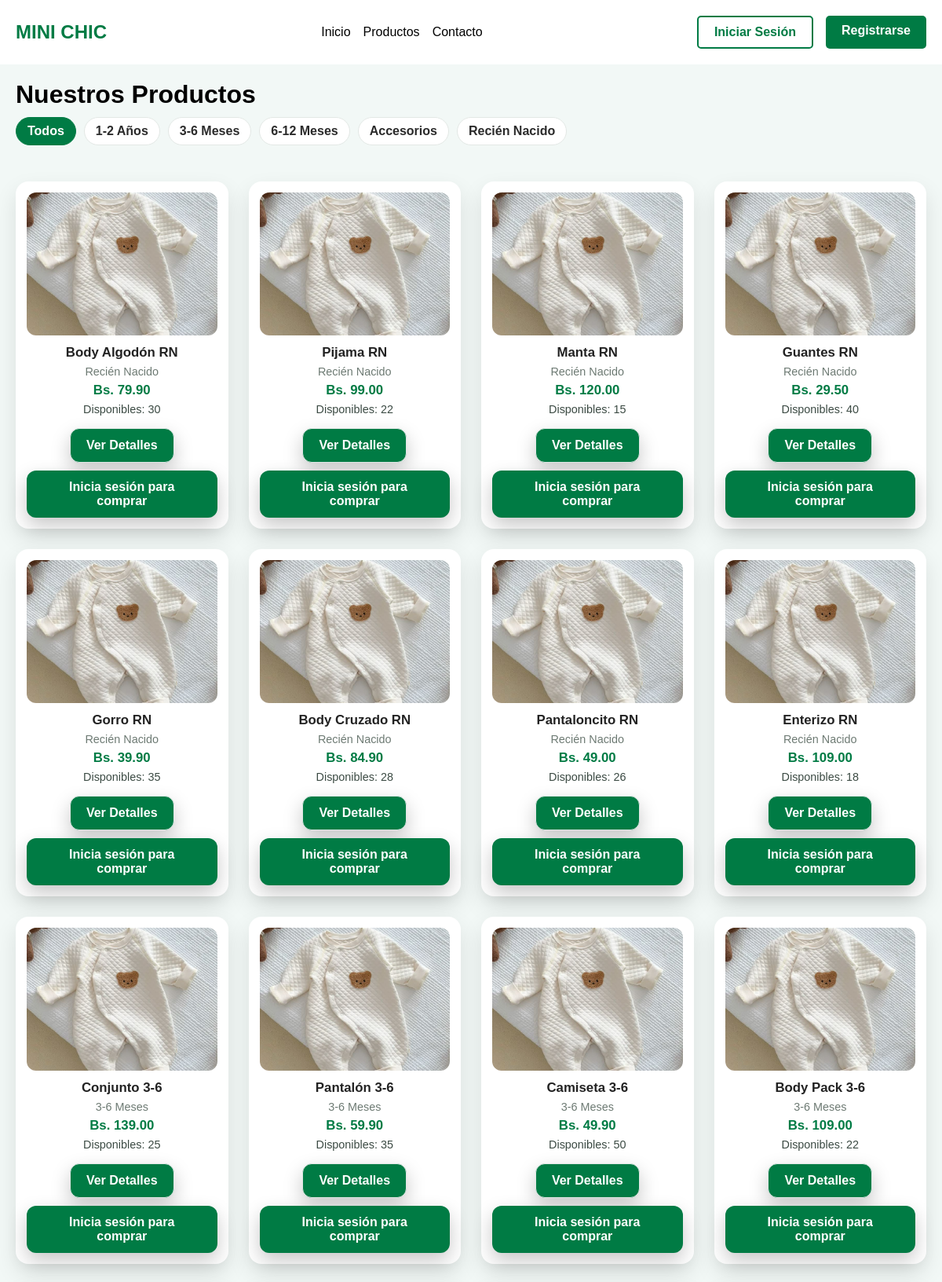
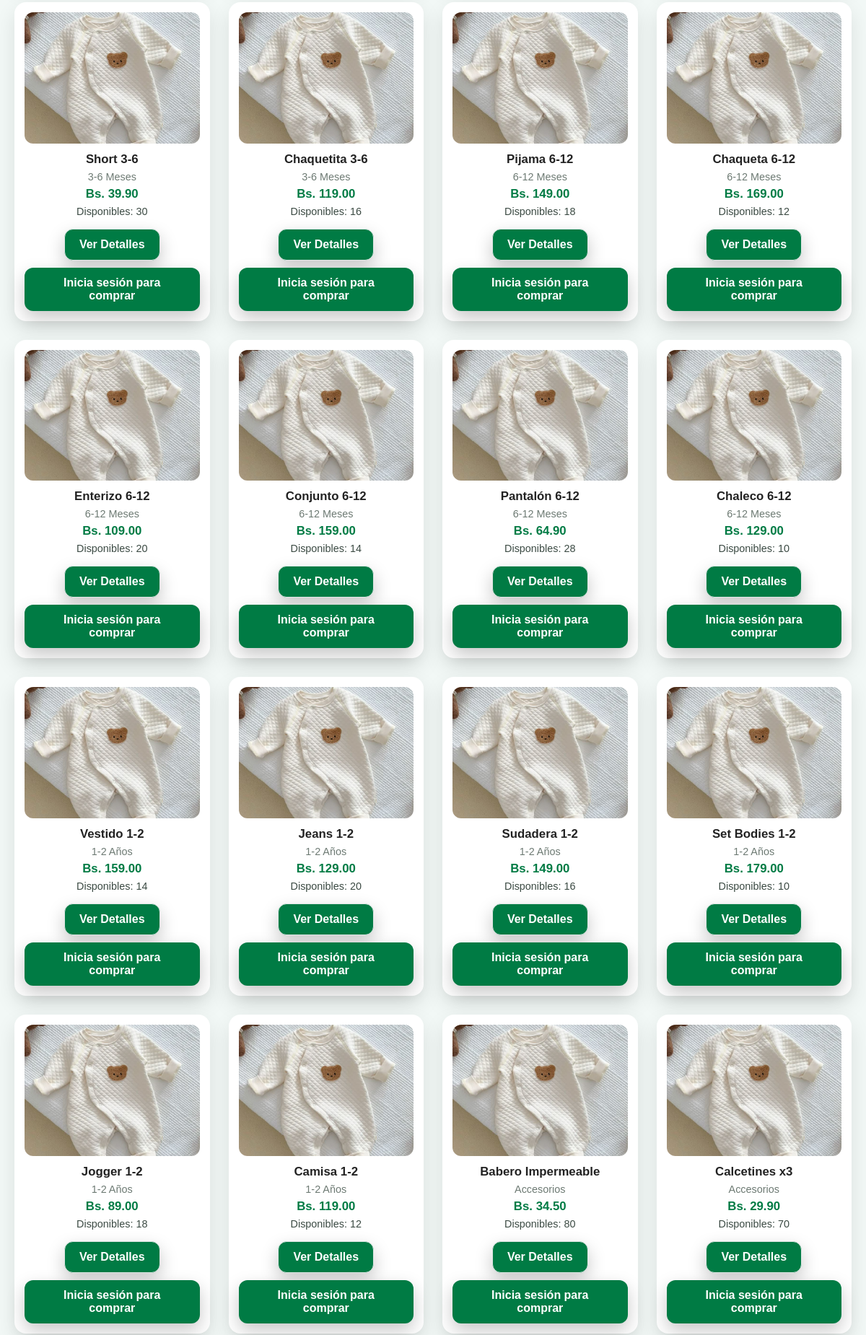
The page /productos.php (upper part) on the database its author committed (2 pictures, top to bottom).
### tables this page shows
CREATE TABLE categorias (
    id INT AUTO_INCREMENT PRIMARY KEY,
    nombre VARCHAR(50) NOT NULL,
    descripcion TEXT
);

CREATE TABLE productos (
    id INT AUTO_INCREMENT PRIMARY KEY,
    nombre VARCHAR(100) NOT NULL,
    descripcion TEXT NOT NULL,
    precio DECIMAL(10,2) NOT NULL,
    categoria_id INT,
    imagen VARCHAR(255),
    stock INT DEFAULT 0,
    activo BOOLEAN DEFAULT TRUE,
    destacado BOOLEAN DEFAULT FALSE,   
    fecha_creacion TIMESTAMP DEFAULT CURRENT_TIMESTAMP,
    FOREIGN KEY (categoria_id) REFERENCES categorias(id)
);

### includes/functions.php (called while the page is built, shortened)
<?php
function formatPrice($price) {
    return 'Bs. ' . number_format($price, 2);
}
?>

### config/session.php (called while the page is built, shortened)
<?php
function isLoggedIn() {
    return isset($_SESSION['usuario_id']);
}
?>

### productos.php (the view, shortened to what this page needs)
<?php
require_once 'config/database.php';
require_once 'config/session.php';
require_once 'includes/functions.php';
$categoria_filtro = isset($_GET['categoria']) ? $_GET['categoria'] : '';
$where_clause = "WHERE p.activo = 1";
$sql = "SELECT p.*, c.nombre as categoria_nombre
        FROM productos p
        LEFT JOIN categorias c ON p.categoria_id = c.id
        $where_clause
        ORDER BY p.fecha_creacion DESC";
$stmt = $pdo->prepare($sql);
$stmt->execute();
$productos = $stmt->fetchAll();
$stmt_cat = $pdo->query("SELECT * FROM categorias ORDER BY nombre");
$categorias = $stmt_cat->fetchAll();
include 'includes/header.php';
?>
<link rel="stylesheet" href="assets/css/lista-productos.css">
<link rel="stylesheet" href="assets/css/global.css">
<main>
    <div class="container">
        <h1>Nuestros Productos</h1>
        <div class="filters">
            <a href="productos.php" class="filter-btn <?php echo !$categoria_filtro ? 'active' : ''; ?>">
                Todos
            </a>
            <?php foreach ($categorias as $categoria): ?>
                <a href="productos.php?categoria=<?php echo $categoria['id']; ?>"
                    class="filter-btn <?php echo $categoria_filtro == $categoria['id'] ? 'active' : ''; ?>">
                    <?php echo htmlspecialchars($categoria['nombre']); ?>
                </a>
            <?php endforeach; ?>
        </div>
        <div class="products-grid">
            <?php foreach ($productos as $producto): ?>
                <div class="product-card">
                    <img src="public/<?php echo $producto['imagen']; ?>"
                        alt="<?php echo htmlspecialchars($producto['nombre']); ?>">
                    <div class="product-info">
                        <h3><?php echo htmlspecialchars($producto['nombre']); ?></h3>
                        <p class="category"><?php echo htmlspecialchars($producto['categoria_nombre']); ?></p>
                        <p class="price"><?php echo formatPrice($producto['precio']); ?></p>
                        <p class="stock <?php echo ($producto['stock'] <= 5 && $producto['stock'] > 0) ? 'low-stock' : ''; ?>">
                            <?php
                            if ($producto['stock'] > 0) {
                                echo 'Disponibles: ' . $producto['stock'];
                            } else {
                                echo '<span class="out-of-stock">Agotado</span>';
                            }
                            ?>
                        </p>
                        <div class="product-actions">
                            <a href="producto_detalle.php?id=<?php echo $producto['id']; ?>"
                                class="btn btn-secondary">Ver Detalles</a>
                            <?php if (isLoggedIn()): ?>
                                <?php if ($producto['stock'] > 0): ?>
                                    <a href="agregar_al_carrito.php?id=<?php echo $producto['id']; ?>"
                                        class="btn btn-primary">
                                        <i class="fas fa-cart-plus"></i> Agregar
                                    </a>
                                <?php else: ?>
                                    <button class="btn btn-primary" disabled>Agotado</button>
                                <?php endif; ?>
                            <?php else: ?>
                                <a href="login.php" class="btn btn-primary">Inicia sesión para comprar</a>
                            <?php endif; ?>
                        </div>
                    </div>
                </div>
            <?php endforeach; ?>
        </div>
    </div>
</main>
<?php include 'includes/footer.php'; ?>

### assets/css/global.css (style rules this page uses)
* { margin: 0; padding: 0; box-sizing: border-box; font-family: sans-serif; }
.container { max-width: 1300px; margin: 0 auto; padding: 0 20px; }
.btn { display: inline-block; background: #007B44; color: #fff; padding: 12px 20px; border-radius: 12px; font-weight: 700; text-decoration: none; box-shadow: 0 10px 24px rgba(0,0,0,.22); transition: background .2s, box-shadow .2s, transform .05s; }

### assets/css/lista-productos.css (style rules this page uses)
main { background: #F2F8F6; }
main .container { padding-top: 20px; padding-bottom: 40px; }
.products-grid { display: grid; grid-template-columns: repeat(auto-fill, minmax(260px, 1fr)); gap: 26px; padding: 20px 0 10px; }
.product-card { background: #fff; border-radius: 16px; box-shadow: 0 12px 28px rgba(0,0,0,.10); padding: 14px; display: flex; flex-direction: column; transition: transform .15s ease, box-shadow .15s ease; }
.product-card img { width: 100%; aspect-ratio: 4 / 3; object-fit: cover; border-radius: 12px; display: block; }
.product-card .product-info { margin-top: 12px; display: flex; flex-direction: column; gap: 6px; text-align: center; }
.product-card h3 { margin: 0; font-size: 1.05rem; color: #222; }
.product-card .category { font-size: .9rem; color: #6d7a73; }
.product-card .price { font-weight: 700; color: #007B44; font-size: 1.05rem; }
.product-card .stock { font-size: .9rem; color:#3b4a43; }
.product-actions { margin-top: 10px; display: flex; gap: 10px; justify-content: center; flex-wrap: wrap; }
.btn-secondary { background:#EEF3F1; color:#1f3029; border:1px solid #DFE7E4; box-shadow:none; }
.filters { display:flex; flex-wrap:wrap; gap:10px; margin: 10px 0 20px; align-items:center; overflow-x:auto; padding-bottom:6px; }
.filter-btn { display:inline-block; padding:8px 14px; border-radius:999px; font-weight:600; text-decoration:none; white-space:nowrap; border:1px solid #E3E8E5; background:#fff; color:#2b2b2b; transition:background .2s, color .2s, border-color .2s, box-shadow .2s; }
.filter-btn.active { background:#007B44; color:#fff; border-color:#007B44; }

### rows shown on the page
categorias: nombre "1-2 Años"
categorias: nombre "3-6 Meses"
categorias: nombre "6-12 Meses"
categorias: nombre "Accesorios"
categorias: nombre "Recién Nacido"
productos: nombre "Body Algodón RN", categoria.nombre "Recién Nacido", precio "Bs. 79.90", stock "30"
productos: nombre "Pijama RN", categoria.nombre "Recién Nacido", precio "Bs. 99.00", stock "22"
productos: nombre "Manta RN", categoria.nombre "Recién Nacido", precio "Bs. 120.00", stock "15"
productos: nombre "Guantes RN", categoria.nombre "Recién Nacido", precio "Bs. 29.50", stock "40"
productos: nombre "Gorro RN", categoria.nombre "Recién Nacido", precio "Bs. 39.90", stock "35"
productos: nombre "Body Cruzado RN", categoria.nombre "Recién Nacido", precio "Bs. 84.90", stock "28"
productos: nombre "Pantaloncito RN", categoria.nombre "Recién Nacido", precio "Bs. 49.00", stock "26"
productos: nombre "Enterizo RN", categoria.nombre "Recién Nacido", precio "Bs. 109.00", stock "18"
productos: nombre "Conjunto 3-6", categoria.nombre "3-6 Meses", precio "Bs. 139.00", stock "25"
productos: nombre "Pantalón 3-6", categoria.nombre "3-6 Meses", precio "Bs. 59.90", stock "35"
productos: nombre "Camiseta 3-6", categoria.nombre "3-6 Meses", precio "Bs. 49.90", stock "50"
productos: nombre "Body Pack 3-6", categoria.nombre "3-6 Meses", precio "Bs. 109.00", stock "22"
productos: nombre "Short 3-6", categoria.nombre "3-6 Meses", precio "Bs. 39.90", stock "30"
productos: nombre "Chaquetita 3-6", categoria.nombre "3-6 Meses", precio "Bs. 119.00", stock "16"
productos: nombre "Pijama 6-12", categoria.nombre "6-12 Meses", precio "Bs. 149.00", stock "18"
productos: nombre "Chaqueta 6-12", categoria.nombre "6-12 Meses", precio "Bs. 169.00", stock "12"
productos: nombre "Enterizo 6-12", categoria.nombre "6-12 Meses", precio "Bs. 109.00", stock "20"
productos: nombre "Conjunto 6-12", categoria.nombre "6-12 Meses", precio "Bs. 159.00", stock "14"
productos: nombre "Pantalón 6-12", categoria.nombre "6-12 Meses", precio "Bs. 64.90", stock "28"
productos: nombre "Chaleco 6-12", categoria.nombre "6-12 Meses", precio "Bs. 129.00", stock "10"
productos: nombre "Vestido 1-2", categoria.nombre "1-2 Años", precio "Bs. 159.00", stock "14"
productos: nombre "Jeans 1-2", categoria.nombre "1-2 Años", precio "Bs. 129.00", stock "20"
productos: nombre "Sudadera 1-2", categoria.nombre "1-2 Años", precio "Bs. 149.00", stock "16"
productos: nombre "Set Bodies 1-2", categoria.nombre "1-2 Años", precio "Bs. 179.00", stock "10"
productos: nombre "Jogger 1-2", categoria.nombre "1-2 Años", precio "Bs. 89.00", stock "18"
productos: nombre "Camisa 1-2", categoria.nombre "1-2 Años", precio "Bs. 119.00", stock "12"
productos: nombre "Babero Impermeable", categoria.nombre "Accesorios", precio "Bs. 34.50", stock "80"
productos: nombre "Calcetines x3", categoria.nombre "Accesorios", precio "Bs. 29.90", stock "70"
